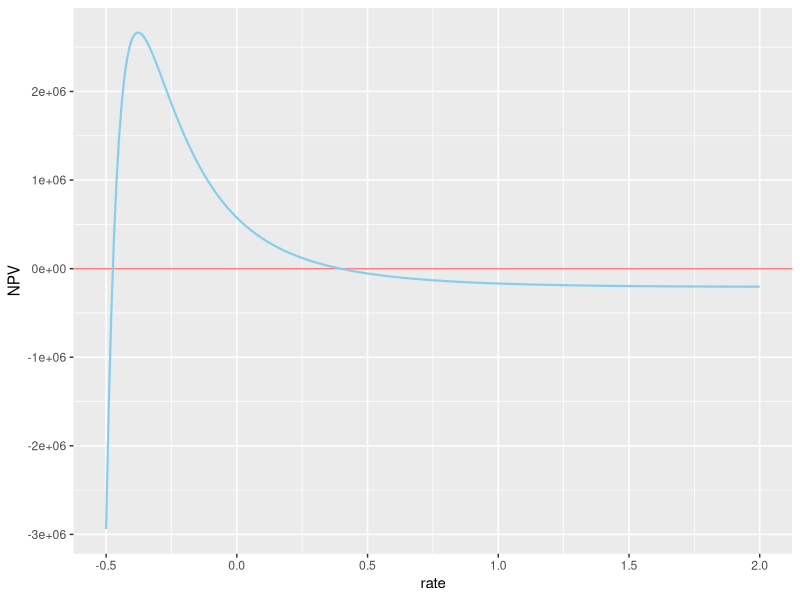

Write R code to recreate this figure.
## ---- chunk 1
knitr::opts_chunk$set(collapse = TRUE)
## ---- chunk 2
library(tidyverse)
library(lubridate)
library(transformr)
library(gganimate)
## ---- chunk 3
# Data frame with cash flows
example_one <- tibble(
  Date = as.Date(c("2020-01-01", 
                   "2020-01-15", 
                   "2020-01-31")),
  CF = as.numeric(c(-50000, 
                    500, 
                    50000))
)

# NPV formula
npv <- function(cf, r) {
  cf <- cf %>% dplyr::arrange(Date)
  d <- as.numeric(cf$Date - cf$Date[1])
  df <- (1 + r) ^ (- (d / 365))
  sum(cf$CF * df)
}

# Example!
cat("$", round(npv(example_one, 0.05), 2))
## ---- chunk 4
# Create function and its derivative
f <- function(x) exp(-x) - sin(x)    # Function
fp <- function(x) -exp(-x) - cos(x)  # First derivative
sl <- function(u, i) y[i] + yp[i] * (u - x[i]) # Tangent

# Data frame used for animation
df <- tibble(
  k = sort(rep(1:4, 201)),
  x = rep(seq(0, 2, 0.01), 4),
  `function` = f(x),
  `tagent` = rep(0, 201 * 4) 
)

# Newton-Raphson iteration
k <- 1:4
x <- vector("double", 4L)
y <- vector("double", 4L)
yp <- vector("double", 4L)
x[1] <- 1; y[1] <- f(1); yp[1] <- fp(1)
for (k in 1:4) {
  x[k+1] <- x[k] - f(x[k]) / fp(x[k])
  y[k+1] <- f(x[k+1]); yp[k+1] <- fp(x[k+1])
}

# Animation for the tangent line
df %>% 
  mutate(`tangent` = unlist(map2(x, k, sl))) %>% 
  gather(`function`, `tangent`, 
         key = "plot", value = "value") %>% 
  ggplot(aes(x = x,
             y = value,
             colour = plot)) +
  geom_line() +
  transition_time(k) +
  ease_aes('linear') +
  labs(title = 'k: {frame_time}', 
       x = 'x', 
       y = 'f(x)',
       caption = "Nicolás Cuesta Quintero") 
## ---- chunk 5
# We need a function for NPV derivative respect to r
npvp <- function(cf, r) {
  cf <- cf %>% dplyr::arrange(Date)
  d <- as.numeric(cf$Date - cf$Date[1])
  df <- (1 + r) ^ (- (d / 365))
  sum(- (d / 365) * cf$CF * df / (1 + r))
}

# Now we can go ahead with the irr function
irr <- function(cf, xi = 0.1, n = 100, tol = 1e-07) {
  for (k in 1:n) {
    cat("k: ", k, "xk: ", xi, "NPV: ", npv(cf, xi), "\n")
    xp <- xi - npv(cf, xi) / npvp(cf, xi)
    if (abs(xp - xi) < tol) return(xp)
    xi <- xp
  }
  print("Root was not found")
  invisible(xi)
}

# Example!
cat(round(100 * irr(example_one), 2), "%")
## ---- chunk 6
# Build a random example
set.seed(100)
dates <- c(as.Date("2020-01-15"), vector("double", 49))
for (i in 2:50) {
  dates[i] <- dates[i-1] %m+% 
    days(round(runif(n = 1, 1, 100), 0))
}
cash <- round(runif(50, -120000, 150000), 2)
example_two <- tibble(
  Date = dates,
  CF = cash
)

# Plot NPV for different rate
tibble(
  rate = seq(-0.5, 2, 0.01),
  NPV = sapply(rate, function(x) npv(example_two, x)),
) %>%
  ggplot(mapping = aes(x = rate,
                       y = NPV)) +
  geom_abline(intercept = 0, 
              slope = 0, 
              colour = "red",
              alpha = 0.5) +
  geom_line(colour = "skyblue",
            size = 0.75)

## ---- chunk 7
tryCatch(
  irr(example_two, -0.375), 
  error = function(c) "Divergence!"
)
